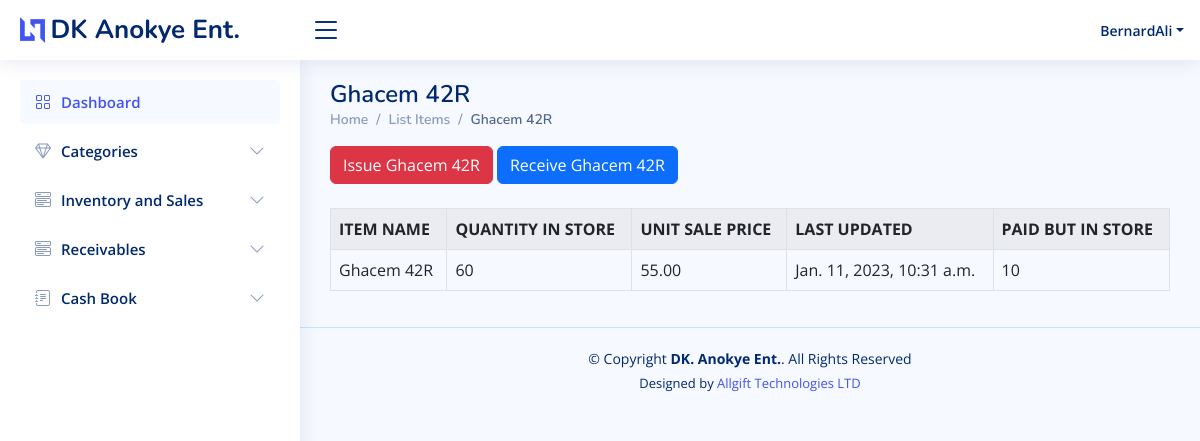
/stock_detail/4/ (signed in), run on an earlier commit of the app's database.
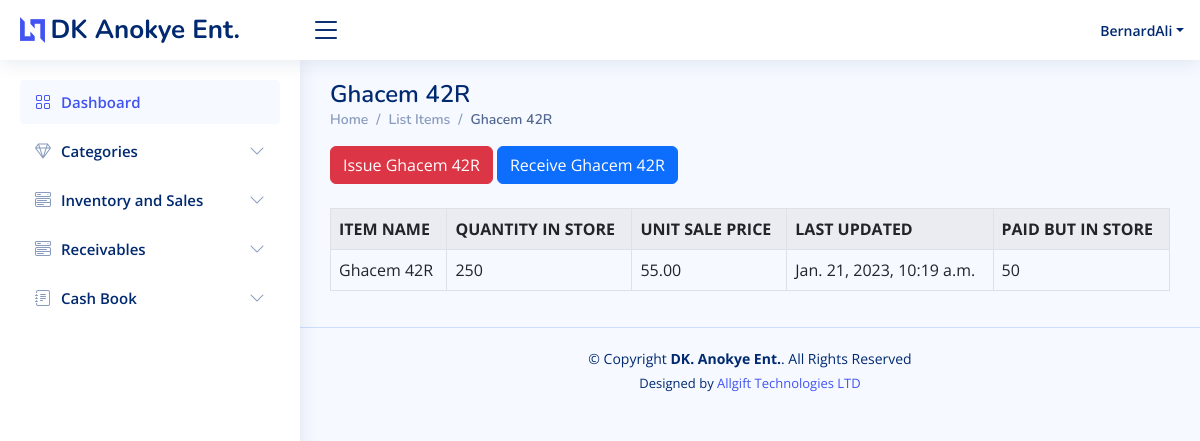
And on a later commit of the database.
### core/models.py (models this page shows, shortened)
class Stock(models.Model):
    category = models.ForeignKey(Category, on_delete=models.CASCADE, blank=True)
    item_name = models.CharField(max_length=50, blank=True, null=True)
    image = models.ImageField(default='product.png', upload_to='category_pics')
    receipt_no = models.CharField(max_length=50, blank=True, null=True)
    item_description = models.TextField(blank=True, null=True)
    quantity = models.IntegerField(default='0', blank=True, null=True)
    purchased_quantity = models.IntegerField(default='0', blank=True, null=True)
    purchased_by = models.CharField(max_length=50, blank=True, null=True)
    purchased_from = models.CharField(max_length=50, blank=True, null=True)
    unit_purchase_price = models.DecimalField(max_digits=10, decimal_places=2, blank=True, null=True)
    total_purchase_price = models.DecimalField(max_digits=10, decimal_places=2, blank=True, null=True)
    sale_quantity = models.IntegerField(default='0', blank=True, null=True)
    delivery_quantity = models.IntegerField(default='0', blank=True, null=True)
    yet_to_deliver = models.IntegerField(default='0', blank=True, null=True)
    waybill_number = models.CharField(max_length=50, blank=True, null=True)
    sale_by = models.CharField(max_length=50, blank=True, null=True)
    sale_to = models.CharField(max_length=50, blank=True, null=True)
    unit_sale_price = models.DecimalField(max_digits=10, decimal_places=2, blank=True, null=True)
    total_sale_price = models.DecimalField(max_digits=10, decimal_places=2, blank=True, null=True)
    payment_status = models.CharField(max_length=50, choices=Invoice_Choice, blank=True, null=True)
    balance = models.DecimalField(max_digits=10, decimal_places=2, default=0)
    phone_number = models.CharField(max_length=50, blank=True, null=True)
    created_by = models.CharField(max_length=50, blank=True, null=True)
    reorder_level = models.IntegerField(default='0', blank=True, null=True)
    created_on = models.DateTimeField(auto_now_add=True)
    expiry = models.DateTimeField(auto_now_add=True, blank=True, null=True)
    last_updated = models.DateTimeField(auto_now=True)
    export_to_CSV = models.BooleanField(default=False)

### core/views.py (the view)
# urls.py: path('stock_detail/<str:pk>/', views.stock_detail, name="stock_detail"),
@login_required
def stock_detail(request, pk):
    queryset = Stock.objects.get(id=pk)
    context = {
        "title": queryset.item_name,
        "queryset": queryset,
    }
    return render(request, "stock_detail.html", context)

### templates/stock_detail.html
{% extends 'base.html' %}
{% load crispy_forms_tags %}
{% block content %}
     <div class="pagetitle">
      <h1>{{queryset.item_name}}</h1>
      <nav>
        <ol class="breadcrumb">
          <li class="breadcrumb-item"><a href="{% url 'home' %}">Home</a></li>
          <li class="breadcrumb-item"><a href="{% url 'list_items' %}">List Items</a></li>
          <li class="breadcrumb-item active">{{queryset.item_name}}</li>
        </ol>
      </nav>
    </div>
     <section class="section dashboard">
         <a href="{% url 'issue_items' queryset.id %}"><div class='btn btn-danger'>Issue {{queryset.item_name}}</div></a>
         <a href="{% url 'receive_items' queryset.id %}"><div class='btn btn-primary'>Receive {{queryset.item_name}}</div></a>
            <br><br>
            <div class="display_table">
              <table class='table table-bordered table-striped'>
                      <tr>
                        <th>ITEM NAME</th>
                        <th>QUANTITY IN STORE</th>
                        <th>UNIT SALE PRICE</th>
                        <th>LAST UPDATED</th>
                        <th>PAID BUT IN STORE</th>
                      </tr>
                      <tr>
                        <td>{{queryset.item_name}}</td>
                        <td>
                          {% if queryset.quantity <= queryset.reorder_level %}
                          <div class="badge bg-danger">{{queryset.quantity}}</div>
                          {% else %}{{queryset.quantity}}
                          {% endif %}
                        </td>
                        <td>{{queryset.unit_sale_price}}</td>
                        <td>{{queryset.last_updated}}</td>
                          <td>{{queryset.yet_to_deliver}}</td>
                      </tr>
              </table>
        </div>
    </section>
{% endblock content %}

What changed in the data, as far as the page shows it:
changed Stock "Ghacem 42R": quantity "60" → "250"; last_updated "Jan. 11, 2023, 10:31 a.m." → "Jan. 21, 2023, 10:19 a.m."; yet_to_deliver "10" → "50"
